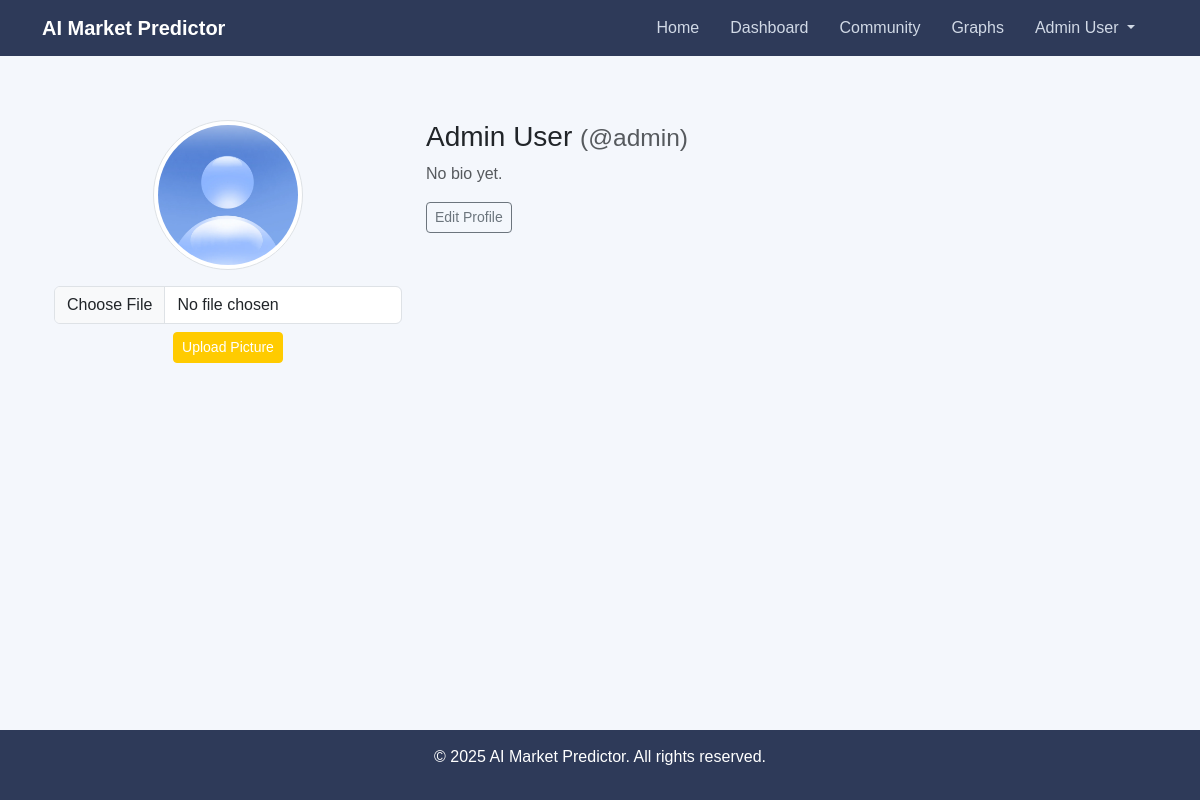
/profile/admin (signed in), run on the app's committed database.
### tables this page shows
CREATE TABLE users (
        id INTEGER PRIMARY KEY AUTOINCREMENT,
        username TEXT UNIQUE NOT NULL,
        password TEXT NOT NULL,
        display_name TEXT NOT NULL,
        is_admin INTEGER DEFAULT 0,
        bio TEXT DEFAULT '',
        email TEXT DEFAULT '',
        profile_pic TEXT DEFAULT 'default.png'
    );

### app/routes.py (the view)
    @app.route('/profile/<username>')
    @login_required
    def view_profile(username):
        conn = get_db()
        cursor = conn.cursor()
        cursor.execute('SELECT username, display_name, bio, email, profile_pic FROM users WHERE username = ?', (username,))
        user = cursor.fetchone()
        conn.close()
        if user is None:
            abort(404)
        return render_template('profile.html', user=dict(user))

### app/db.py (called while the page is built)
def get_db():
    conn = sqlite3.connect(DATABASE)
    conn.row_factory = sqlite3.Row
    return conn

### templates/profile.html (shortened to what this page needs)
{% extends "base.html" %}
{% block content %}
<div class="container mt-4">
    <div class="row">
        <div class="col-md-4 text-center">
            <img src="{{ url_for('static', filename='uploads/' ~ user.profile_pic) }}" alt="Profile Picture" class="img-thumbnail rounded-circle mb-3" style="width: 150px; height: 150px; object-fit: cover;">
            {% if session['username'] == user.username %}
            <form action="{{ url_for('upload_profile_pic') }}" method="POST" enctype="multipart/form-data">
                <input type="file" name="profile_pic" accept="image/*" class="form-control mb-2" required
       onchange="if(this.files[0].size > 2097152){ alert('File too large x3 Max 2MB!!!!!'); this.value=''; }">
                <button type="submit" class="btn btn-sm btn-primary">Upload Picture</button>
            </form>
            {% endif %}
        </div>
        <div class="col-md-8">
            <h3>{{ user.display_name }} <small class="text-muted">(@{{ user.username }})</small></h3>
            {% if user.bio %}
            <p><strong>Bio:</strong> {{ user.bio }}</p>
            {% else %}
            <p class="text-muted">No bio yet.</p>
            {% endif %}
            {% if session['username'] == user.username %}
            <a href="{{ url_for('edit_profile') }}" class="btn btn-outline-secondary btn-sm">Edit Profile</a>
            {% endif %}
        </div>
    </div>
</div>
{% endblock %}

### templates/base.html (shortened to what this page needs)
<!DOCTYPE html>
<html lang="en">
<head>
    <link href="https://cdn.jsdelivr.net/npm/bootstrap@5.3.0-alpha1/dist/css/bootstrap.min.css" rel="stylesheet">
</head>
<body>
    <nav class="navbar navbar-expand-md navbar-dark fixed-top">
        <div class="container">
            <a class="navbar-brand" href="/">AI Market Predictor</a>
            <div class="collapse navbar-collapse" id="navbarNav">
                <ul class="navbar-nav ms-auto">
                    <li class="nav-item"><a class="nav-link" href="/">Home</a></li>
                    {% if 'username' in session %}
                        <li class="nav-item"><a class="nav-link" href="{{ url_for('dashboard') }}">Dashboard</a></li>
                        <li class="nav-item"><a class="nav-link" href="{{ url_for('community') }}">Community</a></li>
                        <li class="nav-item"><a class="nav-link" href="/graphs">Graphs</a></li>
                       <li class="nav-item dropdown">
                        <a class="nav-link dropdown-toggle" href="#" id="navbarDropdown" role="button" data-bs-toggle="dropdown" aria-expanded="false">
                            {{ session['display_name'] }}
                        </a>
                    </li>
                    {% else %}
                        <li class="nav-item"><a class="nav-link" href="{{ url_for('login') }}">Login</a></li>
                        <li class="nav-item"><a class="nav-link" href="{{ url_for('register') }}">Register</a></li>
                    {% endif %}
                </ul>
            </div>
        </div>
    </nav>
    <main class="container mt-4">
        {% block content %}{% endblock %}
    </main>
    <footer>
        <p>&copy; 2025 AI Market Predictor. All rights reserved.</p>
    </footer>
</body>
</html>

### templates/base.html (style rules this page uses)
body { padding-top: 6rem; background-color: #f4f7fc; font-family: 'Arial', sans-serif; }
.navbar { background-color: #2e3a59; }
.navbar-brand { color: #fff !important; font-weight: bold; }
.nav-link { color: #d1d9e6 !important; }
.btn-primary { background-color: #ffcb00; border-color: #ffcb00; }
.navbar-nav .nav-item { margin-right: 15px; }
footer { background-color: #2e3a59; color: white; text-align: center; padding: 15px 0; position: fixed; width: 100%; bottom: 0; }

### data on the page
users: display_name "Admin User", profile_pic (placeholder picture), username "admin"
